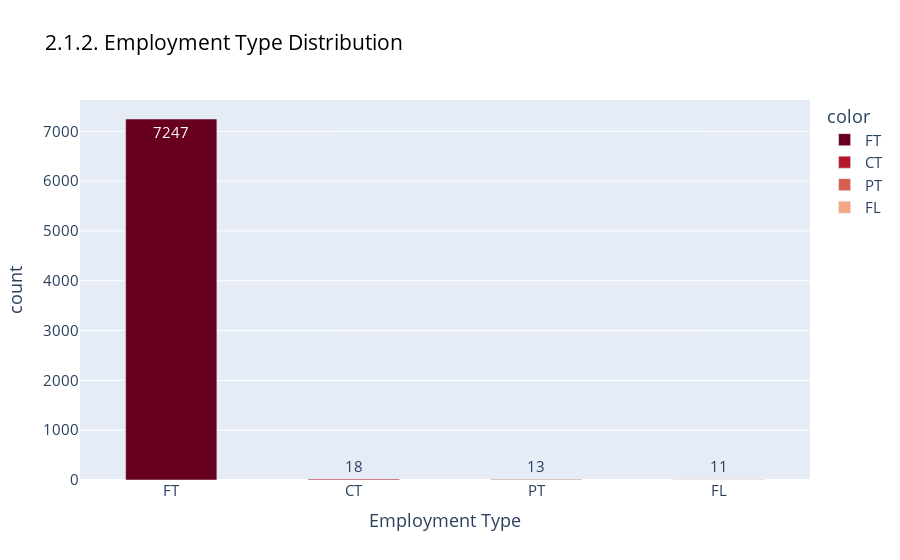

Notebook code cell kept with this figure:
### Markdown cell above
There's 4 categorical values in column 'employment_type' and each are:
* FT = Full Time
* CT = Contract
* FL = Freelance
* PT = Part-Time

### Code cell
type_grouped = df['employment_type'].value_counts()
fig = px.bar(x = type_grouped.index, y = type_grouped.values, 
       color = type_grouped.index, 
       color_discrete_sequence=px.colors.sequential.RdBu,
       text = type_grouped.values, title = '2.1.2. Employment Type Distribution')

fig.update_layout(
    xaxis_title="Employment Type",
    yaxis_title="count")

fig.update_traces(width=0.5)
fig.update_layout(font = dict(size = 15),title_font_color="black",)
fig.show()

### Figure 1 — Plotly figure (JSON) as saved in the notebook; plotly's stock layout.template omitted (floating-point values rounded to 4 significant figures)
{"data": [{"alignmentgroup": "True", "hovertemplate": "color=FT<br>x=%{x}<br>y=%{y}<br>text=%{text}<extra></extra>", "legendgroup": "FT", "marker": {"color": "rgb(103,0,31)", "pattern": {"shape": ""}}, "name": "FT", "offsetgroup": "FT", "orientation": "v", "showlegend": true, "text": [7247], "textposition": "auto", "type": "bar", "width": 0.5, "x": ["FT"], "xaxis": "x", "y": [7247], "yaxis": "y"}, {"alignmentgroup": "True", "hovertemplate": "color=CT<br>x=%{x}<br>y=%{y}<br>text=%{text}<extra></extra>", "legendgroup": "CT", "marker": {"color": "rgb(178,24,43)", "pattern": {"shape": ""}}, "name": "CT", "offsetgroup": "CT", "orientation": "v", "showlegend": true, "text": [18], "textposition": "auto", "type": "bar", "width": 0.5, "x": ["CT"], "xaxis": "x", "y": [18], "yaxis": "y"}, {"alignmentgroup": "True", "hovertemplate": "color=PT<br>x=%{x}<br>y=%{y}<br>text=%{text}<extra></extra>", "legendgroup": "PT", "marker": {"color": "rgb(214,96,77)", "pattern": {"shape": ""}}, "name": "PT", "offsetgroup": "PT", "orientation": "v", "showlegend": true, "text": [13], "textposition": "auto", "type": "bar", "width": 0.5, "x": ["PT"], "xaxis": "x", "y": [13], "yaxis": "y"}, {"alignmentgroup": "True", "hovertemplate": "color=FL<br>x=%{x}<br>y=%{y}<br>text=%{text}<extra></extra>", "legendgroup": "FL", "marker": {"color": "rgb(244,165,130)", "pattern": {"shape": ""}}, "name": "FL", "offsetgroup": "FL", "orientation": "v", "showlegend": true, "text": [11], "textposition": "auto", "type": "bar", "width": 0.5, "x": ["FL"], "xaxis": "x", "y": [11], "yaxis": "y"}], "layout": {"barmode": "relative", "font": {"size": 15}, "legend": {"title": {"text": "color"}, "tracegroupgap": 0}, "title": {"font": {"color": "black"}, "text": "2.1.2. Employment Type Distribution"}, "xaxis": {"anchor": "y", "domain": [0, 1], "title": {"text": "Employment Type"}}, "yaxis": {"anchor": "x", "domain": [0, 1], "title": {"text": "count"}}}}
